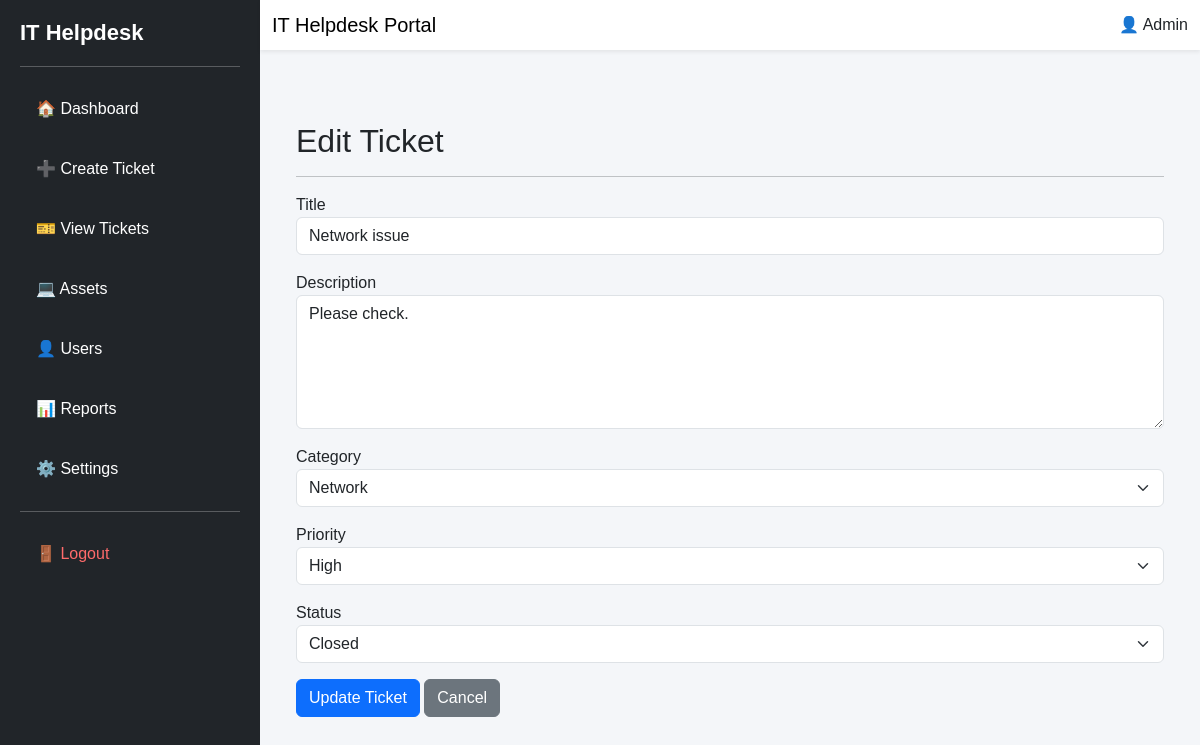
The page /tickets/edit/1 (signed in) on the database its author committed.
### models.py (models this page shows, shortened)
class Ticket(db.Model):
    __tablename__ = "tickets"
    id = db.Column(db.Integer, primary_key=True)
    ticket_number = db.Column(db.String(20), unique=True, nullable=False)
    title = db.Column(db.String(200), nullable=False)
    description = db.Column(db.Text, nullable=False)
    category = db.Column(db.String(50), nullable=False)
    priority = db.Column(db.String(20), nullable=False)
    status = db.Column(db.String(20), default="Open")
    created_by = db.Column(db.String(100))
    assigned_to = db.Column(db.String(100))
    created_at = db.Column(
        db.DateTime,
        default=db.func.current_timestamp()
    )

### routes/tickets.py (the view, shortened to what this page needs)
@tickets.route("/tickets/edit/<int:id>", methods=["GET", "POST"])
@login_required
def edit_ticket(id):
    ticket = Ticket.query.get_or_404(id)
    return render_template(
        "edit_ticket.html",
        ticket=ticket
    )

### app.py (called while the page is built)
@login_manager.user_loader
def load_user(user_id):
    return User.query.get(int(user_id))

### templates/edit_ticket.html (shortened to what this page needs)
{% extends "base.html" %}
{% block content %}
<div class="container mt-5">
<h2>Edit Ticket</h2>
<hr>
<form method="POST">
<div class="mb-3">
<label>Title</label>
<input type="text"
       name="title"
       class="form-control"
       value="{{ ticket.title }}"
       required>
</div>
<div class="mb-3">
<label>Description</label>
<textarea name="description"
          class="form-control"
          rows="5"
          required>{{ ticket.description }}</textarea>
</div>
<div class="mb-3">
<label>Category</label>
<select name="category" class="form-select">
<option {% if ticket.category=="Network" %}selected{% endif %}>Network</option>
</select>
</div>
<div class="mb-3">
<label>Priority</label>
<select name="priority" class="form-select">
<option {% if ticket.priority=="High" %}selected{% endif %}>High</option>
</select>
</div>
<div class="mb-3">
<label>Status</label>
<select name="status" class="form-select">
<option {% if ticket.status=="Closed" %}selected{% endif %}>Closed</option>
</select>
</div>
<button class="btn btn-primary">
Update Ticket
</button>
<a href="/tickets" class="btn btn-secondary">
Cancel
</a>
</form>
</div>
{% endblock %}

### static/css/style.css (style rules this page uses)
body { margin:0; padding:0; background:#f4f6f9; font-family:Arial, Helvetica, sans-serif; }

### rows shown on the page
Ticket: title "Network issue", description "Please check.", category "Network", priority "High", status "Closed"
